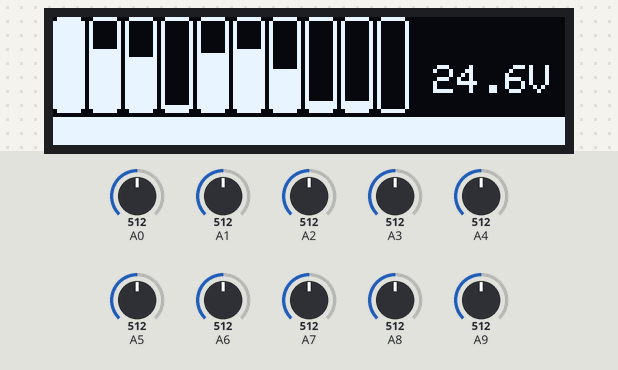
This sketch was run on a simulated Arduino Mega 2560, built for the host (arithmetic inside an expression is 32-bit, double 64-bit). Shown: 128×32 one-colour display. The inputs (shaded band) are chosen by the test bench; at power-on: A0 = 512, A1 = 512, A2 = 512, A3 = 512, A4 = 512, A5 = 512, A6 = 512, A7 = 512, A8 = 512, A9 = 512.

Above: at 1.2 s.
1.3 s: A0 set to 68
At 1.46 s:
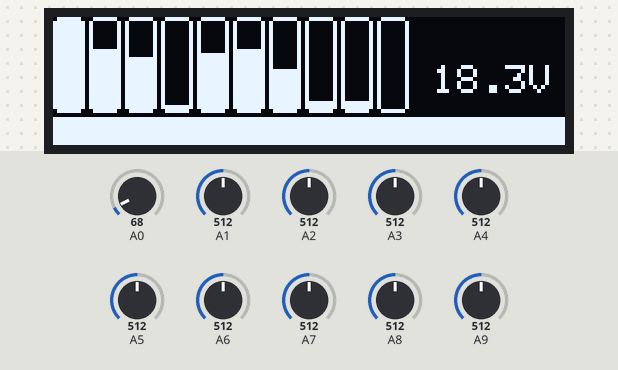
3.1 s: A0 set to 64
At 4.8 s:
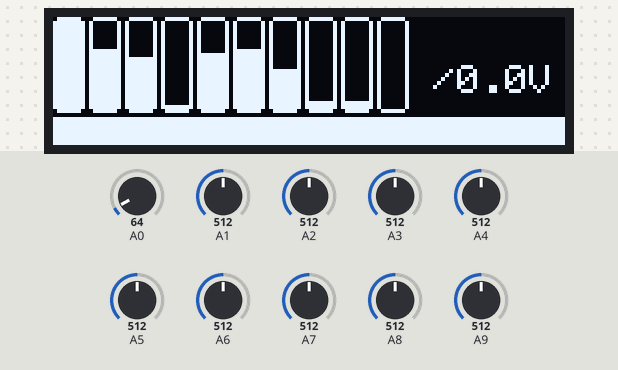
5.7 s: A0 set to 30
At 6.88 s:
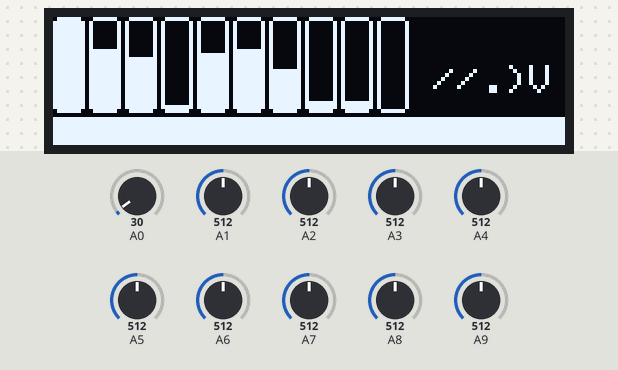
7.5 s: A0 set to 14
At 10.3 s:
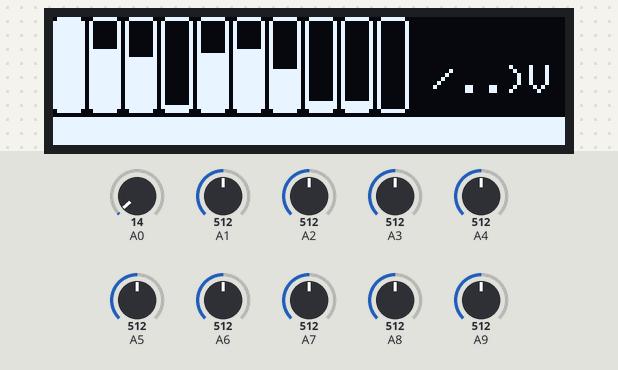
Timing chart, 0 to 11.5 s (numbered marks = the images above; inputs shaded):
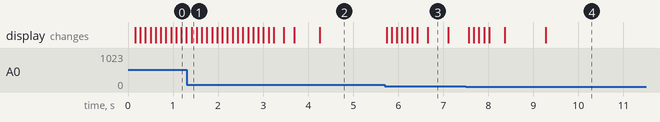

The sketch:

OLED_battery_monitor.ino
```cpp
#include <Wire.h>
#include <Adafruit_GFX.h>
#include <Adafruit_SSD1306.h>


#define SCREEN_WIDTH 128 // OLED display width, in pixels
#define SCREEN_HEIGHT 32 // OLED display height, in pixels

// Declaration for an SSD1306 display connected to I2C (SDA, SCL pins)
#define OLED_RESET     4 // Reset pin # (or -1 if sharing Arduino reset pin)
Adafruit_SSD1306 display(SCREEN_WIDTH, SCREEN_HEIGHT, &Wire, OLED_RESET);

// global variable to hold bat voltages
double voltages[10];

void setup() {
  Serial.begin(9600);

  // SSD1306_SWITCHCAPVCC = generate display voltage from 3.3V internally
  if(!display.begin(SSD1306_SWITCHCAPVCC, 0x3C)) { // Address 0x3C for 128x32
    Serial.println(F("SSD1306 allocation failed"));
    for(;;); // Don't proceed, loop forever
  }

  // Clear the buffer
  display.clearDisplay();

  voltages[0] = 4.2;
  voltages[1] = 8.1;
  voltages[2] = 11.9;
  voltages[3] = 15.25;
  voltages[4] = 19.1;
  voltages[5] = 23.0;
  voltages[6] = 26.7;
  voltages[7] = 30.1;
  voltages[8] = 33.5;
  voltages[9] = 37.5;

  // setup text stuff
  display.setTextSize(1);      // Normal 1:1 pixel scale
  display.setTextColor(SSD1306_WHITE); // Draw white text
  display.cp437(true);         // Use full 256 char 'Code Page 437' font

}

void loop()
{
  display.clearDisplay();

  // read analog voltages
  int v9 = analogRead(A0);
  int v8 = analogRead(A1);
  int v7 = analogRead(A2);
  int v6 = analogRead(A3);
  int v5 = analogRead(A4);
  int v4 = analogRead(A5);
  int v3 = analogRead(A6);
  int v2 = analogRead(A7);
  int v1 = analogRead(A8);
  int v0 = analogRead(A9);

  // TODO: ideally, use different resistors for each cell number, so we max precision

  // for some reason, seems to be bias of ~ 0.315. in final circuit, calculate this
  double bias = 0.315; // note- bias doesn't work for low voltages, overruns 0!
  // throw a comp filter in
  voltages[9] = 0.75*voltages[9] + 0.25*(((5.0*(double)v9/1023.0) - bias) * 10.99);

  // assume 3.3 - 4.2 safe voltage range
  for (int i = 0; i < 10; i ++)
  {
    // draw each 'cell'
    float fill_height = 0;
    if (i != 0)
      fill_height = 24*(((voltages[i]-voltages[i-1]) - 3.3) / (4.2-3.3));
    else
      fill_height = 24*((voltages[i] - 3.3) / (4.2-3.3));

    // makes it prettier
    if (fill_height > 24)
      fill_height = 24;

    display.drawRoundRect(i*9, 0, 8, 24, 2, SSD1306_WHITE);
    display.fillRoundRect(i*9, 24-fill_height, 8, fill_height, 2, SSD1306_WHITE);

    // write the number under the cell - zero index so it's pretty
    display.setCursor(2+i*9, 25);
    display.write(i+48);
  }


  // print out total voltage and display it
  display.setCursor(95, 12);
  display.write(voltages[9]/10 + 48);
  display.write((int)voltages[9]%10 + 48);
  display.write('.');
  display.write((int)(voltages[9]*10) % 10 + 48);
  display.write('V');

  display.display();
  delay(100);

}
```

Measured:
- the behaviour switches between 65 and 64 on A0 (found by bisection; images 1 and 2)
- after the input at 5.7 s, the display: first changes at once (image 3 shows a later state)
- after the input at 7.5 s, the display: first changes after 0.06 s (image 4 shows a later state)
- what the display in image 3 shows lasts 0.4 s, from 6.7 s to 7.1 s
